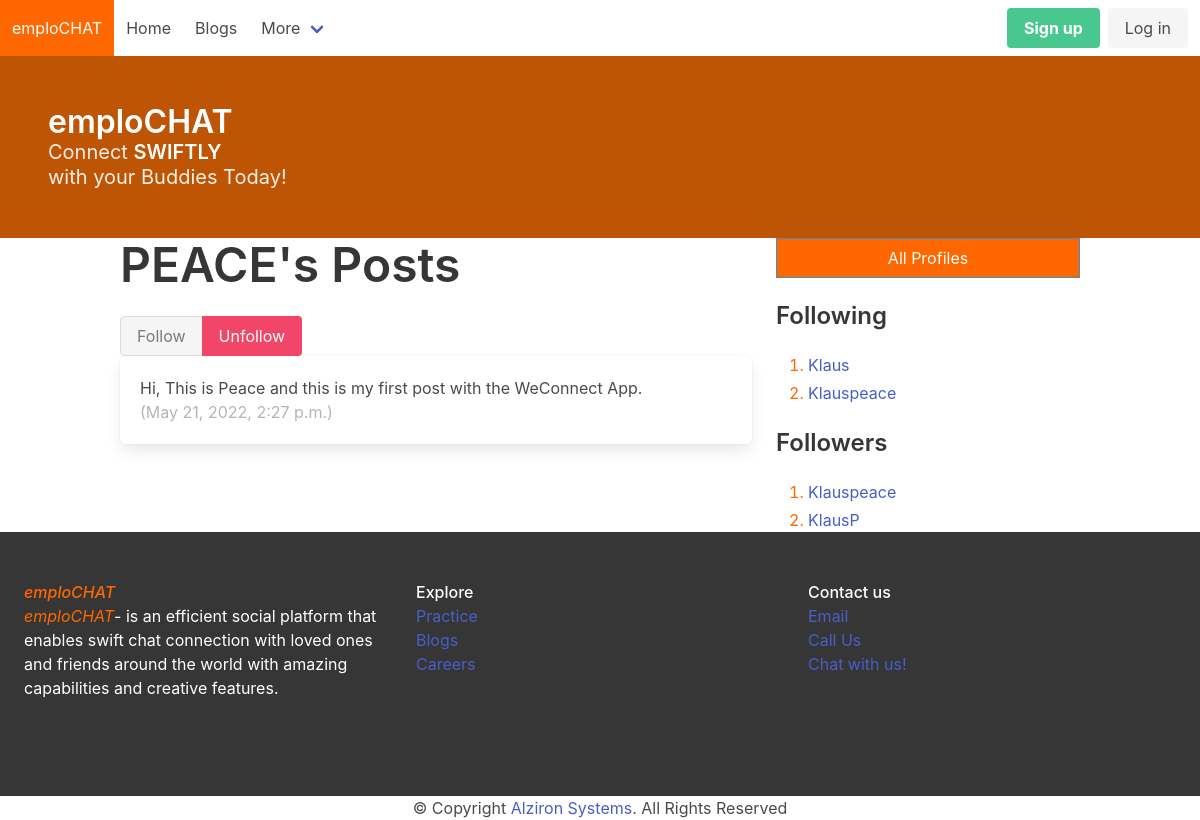
The page /profile/6 (signed in) on the database its author committed.
### weconnect/models.py (models this page shows, shortened)
class Profile(models.Model):
    objects = None
    user = models.OneToOneField(User, on_delete=models.CASCADE)
    follows = models.ManyToManyField(
        "self",
        related_name="followed_by",
        symmetrical=False, # Users can follow someone without being followed back
        blank=True  # Users don't need to follow anyone
    )
    def __str__(self):
        return self.user.username

class Posts(models.Model):
    objects = None
    user = models.ForeignKey(
        User, related_name="posts", on_delete=models.DO_NOTHING
    )
    body = models.CharField(max_length=2000)
    created_at = models.DateTimeField(auto_now_add=True)

### weconnect/views.py (the view, shortened to what this page needs)
# urls.py: path("profile/<int:pk>", profile, name="profile"),
def profile(request, pk):
   if not hasattr(request.user, 'profile'):
       missing_profile = Profile(user=request.user)
       missing_profile.save()
   else:
    profile = Profile.objects.get(pk=pk)
    context = {'profile': profile}
    return render(request, "weconnect/profile.html", context)

### weconnect/templates/weconnect/profile.html (shortened to what this page needs)
{% extends 'base.html' %}
{% block content %}
<div class="column">
    <div class="block">
        <h1 class="title is-1">
            {{profile.user.username|upper}}'s Posts
        </h1>
    </div>
    <form method="post">
    <div class="buttons has-addons">
    {% if profile in user.profile.follows.all %}
        <button class="button is-info is-static">Follow</button>
        <button class="button is-danger" name="follow" value="unfollow">
            Unfollow
        </button>
    {% else %}
        <button class="button is-info" name="follow" value="follow">
            Follow
        </button>
        <button class="button is-danger is-static">Unfollow</button>
    {% endif %}
    </div>
    </form>
    <div class="content">
    {% for posts in profile.user.posts.all %}
        <div class="box">
            {{ posts.body }}
            <br />
            <span class="is-small has-text-grey-light">
                ({{ posts.created_at }})
            </span>
        </div>
    {% endfor %}
    </div>
</div>
<div class="column is-one-third">
    <div class="block" style="background-color: #ff6700;">
        <a href="{% url 'weconnect:profile_list' %}">
            <button style="color: #ffffff;" class="button is-info is-outlined is-fullwidth">
                All Profiles
            </button>
        </a>
    </div>
    <div class="block">
        <h3 class="title is-4">
           Following
        </h3>
        <div class="content" style="color: #ff6700;">
            <ol>
            {% for following in profile.follows.all %}
                <li>
                    <a href="{% url 'weconnect:profile' following.id %}">
                        {{ following }}
                    </a>
                </li>
            {% endfor %}
            </ol>
        </div>
    </div>
    <div class="block">
        <h3 class="title is-4">
            Followers
        </h3>
        <div class="content" style="color: #ff6700;">
            <ol>
            {% for follower in profile.followed_by.all %}
                <li>
                    <a href="{% url 'weconnect:profile' follower.id %}">
                        {{ follower }}
                    </a>
                </li>
            {% endfor %}
            </ol>
        </div>
    </div>
</div>
{% endblock content %}

### rows shown on the page
Profile: user.username "PEACE"
Posts: body "Hi, This is Peace and this is my first post with the WeConnect App.", created_at "May 21, 2022, 2:27 p.m."
Profile: user.username "Klaus"
Profile: user.username "Klauspeace"
Profile: user.username "KlausP"
